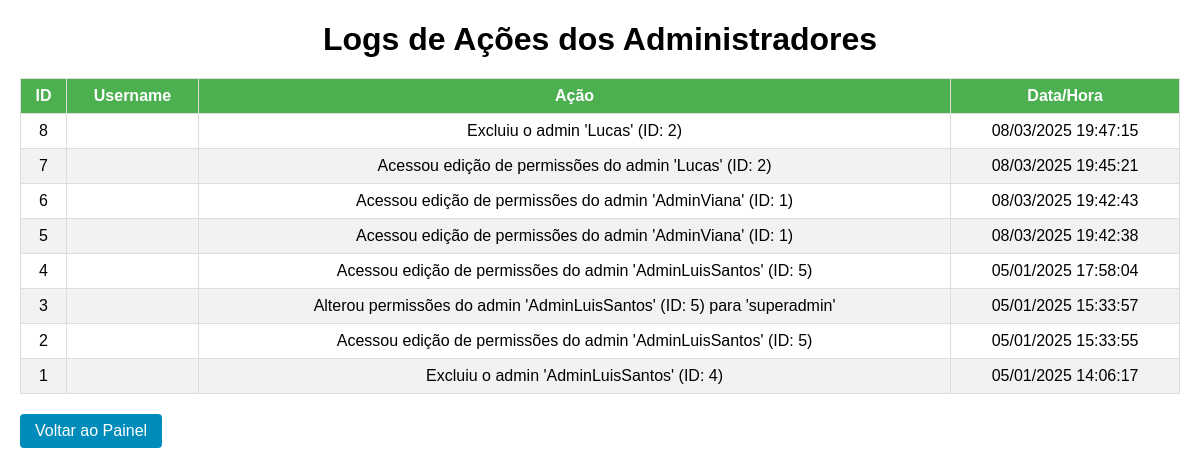
Page /jornal/Weadmin/logs.php (signed in) on the committed database.
### tables this page shows
CREATE TABLE `admin_logs` (
  `id` int(11) NOT NULL,
  `admin_id` int(11) DEFAULT NULL,
  `action` varchar(255) DEFAULT NULL,
  `timestamp` timestamp NOT NULL DEFAULT current_timestamp(),
  `admin_username` varchar(255) DEFAULT NULL
);

### jornal/Weadmin/logs.php (the view, shortened to what this page needs)
<?php
$conn = new mysqli('localhost', 'root', '', 'school_journal');
$query = "
    SELECT id, admin_username, action, timestamp
    FROM admin_logs
    ORDER BY timestamp DESC
";
$result = $conn->query($query);
?>
<!DOCTYPE html>
<html lang="pt">
<head>
</head>
<body>
    <h1>Logs de Ações dos Administradores</h1>
    <?php if ($result && $result->num_rows > 0): ?>
        <table>
            <thead>
                <tr>
                    <th>ID</th>
                    <th>Username</th>
                    <th>Ação</th>
                    <th>Data/Hora</th>
                </tr>
            </thead>
            <tbody>
                <?php while ($log = $result->fetch_assoc()): ?>
                    <tr>
                        <td><?php echo htmlspecialchars($log['id']); ?></td>
                        <td><?php echo htmlspecialchars($log['admin_username']); ?></td>
                        <td><?php echo htmlspecialchars($log['action']); ?></td>
                        <td><?php echo date('d/m/Y H:i:s', strtotime($log['timestamp'])); ?></td>
                    </tr>
                <?php endwhile; ?>
            </tbody>
        </table>
    <?php else: ?>
        <p>Nenhum registro de log encontrado.</p>
    <?php endif; ?>
    <a href="admin_dashboard.php" class="back-btn">Voltar ao Painel</a>
</body>
</html>

### jornal/Weadmin/logs.php (style rules this page uses)
body { font-family: Arial, sans-serif; margin: 20px; }
h1 { text-align: center; margin-bottom: 20px; }
table { width: 100%; border-collapse: collapse; margin-top: 20px; }
table th, table td { border: 1px solid #ddd; text-align: center; padding: 8px; }
table th { background-color: #4CAF50; color: white; }
table tr:nth-child(even) { background-color: #f2f2f2; }
.back-btn { margin-top: 20px; display: inline-block; text-decoration: none; background: #008CBA; color: white; padding: 8px 15px; border-radius: 4px; }

### rows in the picture
admin_logs: id "8", action "Excluiu o admin 'Lucas' (ID: 2)", timestamp "08/03/2025 19:47:15"
admin_logs: id "7", action "Acessou edição de permissões do admin 'Lucas' (ID: 2)", timestamp "08/03/2025 19:45:21"
admin_logs: id "6", action "Acessou edição de permissões do admin 'AdminViana' (ID: 1)", timestamp "08/03/2025 19:42:43"
admin_logs: id "5", action "Acessou edição de permissões do admin 'AdminViana' (ID: 1)", timestamp "08/03/2025 19:42:38"
admin_logs: id "4", action "Acessou edição de permissões do admin 'AdminLuisSantos' (ID: 5)", timestamp "05/01/2025 17:58:04"
admin_logs: id "3", action "Alterou permissões do admin 'AdminLuisSantos' (ID: 5) para 'superadmin'", timestamp "05/01/2025 15:33:57"
admin_logs: id "2", action "Acessou edição de permissões do admin 'AdminLuisSantos' (ID: 5)", timestamp "05/01/2025 15:33:55"
admin_logs: id "1", action "Excluiu o admin 'AdminLuisSantos' (ID: 4)", timestamp "05/01/2025 14:06:17"
